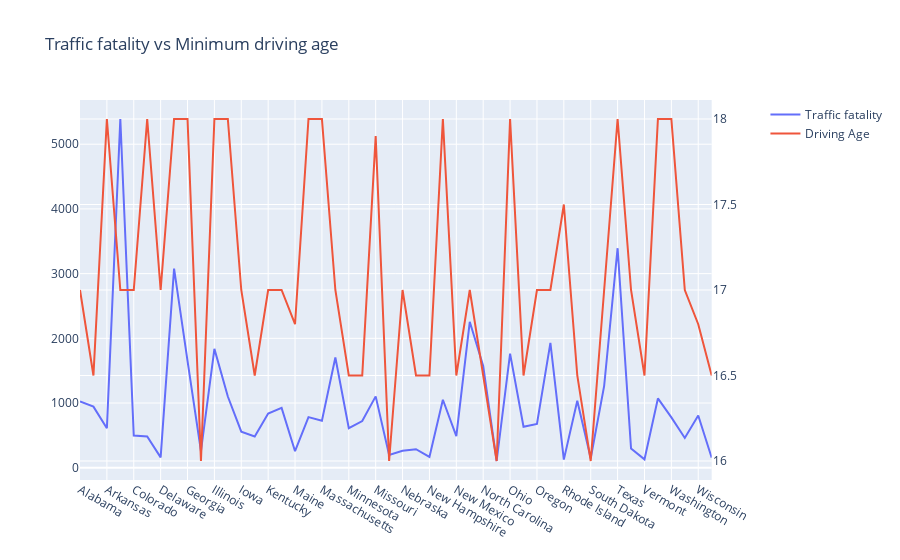

The notebook cell saved with this chart:
### Code cell
#Take 2


# Create figure with secondary y-axis
fig = make_subplots(specs=[[{"secondary_y": True}]])

# Add traces
fig.add_trace(
    go.Scatter(
        x=traffic["state"],
        y=traffic["allmort"],
        name="Traffic fatality"
    ),
    secondary_y=False,
)

fig.add_trace(
    go.Scatter(
        x=lage["state"],
        y=lage["DriverAgeLicense"],
        name="Driving Age"
    ),
    secondary_y=True,
)

# Add figure title
fig.update_layout(
    title_text="Traffic fatality vs Minimum driving age"
)

### Figure 1 — Plotly figure (JSON) as saved in the notebook; plotly's stock layout.template omitted (floating-point values rounded to 4 significant figures)
{"data": [{"name": "Traffic fatality", "type": "scatter", "x": ["Alabama", "Arizona", "Arkansas", "California", "Colorado", "Connecticut", "Delaware", "Florida", "Georgia", "Idaho", "Illinois", "Indiana", "Iowa", "Kansas", "Kentucky", "Louisiana", "Maine", "Maryland", "Massachusetts", "Michigan", "Minnesota", "Mississippi", "Missouri", "Montana", "Nebraska", "Nevada", "New Hampshire", "New Jersey", "New Mexico", "New York", "North Carolina", "North Dakota", "Ohio", "Oklahoma", "Oregon", "Pennsylvania", "Rhode Island", "South Carolina", "South Dakota", "Tennessee", "Texas", "Utah", "Vermont", "Virginia", "Washington", "West Virginia", "Wisconsin", "Wyoming"], "xaxis": "x", "y": [1023, 944, 610, 5390, 497, 484, 160, 3078, 1653, 257, 1837, 1101, 557, 483, 838, 925, 255, 782, 725, 1704, 612, 722, 1103, 198, 261, 286, 166, 1051, 487, 2255, 1573, 104, 1763, 634, 677, 1931, 125, 1034, 147, 1266, 3393, 297, 129, 1071, 778, 460, 807, 155], "yaxis": "y"}, {"name": "Driving Age", "type": "scatter", "x": ["Alabama", "Arizona", "Arkansas", "California", "Colorado", "Connecticut", "Delaware", "Florida", "Georgia", "Idaho", "Illinois", "Indiana", "Iowa", "Kansas", "Kentucky", "Louisiana", "Maine", "Maryland", "Massachusetts", "Michigan", "Minnesota", "Mississippi", "Missouri", "Montana", "Nebraska", "Nevada", "New Hampshire", "New Jersey", "New Mexico", "New York", "North Carolina", "North Dakota", "Ohio", "Oklahoma", "Oregon", "Pennsylvania", "Rhode Island", "South Carolina", "South Dakota", "Tennessee", "Texas", "Utah", "Vermont", "Virginia", "Washington", "West Virginia", "Wisconsin", "Wyoming"], "xaxis": "x", "y": [17, 16.5, 18, 17, 17, 18, 17, 18, 18, 16, 18, 18, 17, 16.5, 17, 17, 16.8, 18, 18, 17, 16.5, 16.5, 17.9, 16, 17, 16.5, 16.5, 18, 16.5, 17, 16.5, 16, 18, 16.5, 17, 17, 17.5, 16.5, 16, 17, 18, 17, 16.5, 18, 18, 17, 16.8, 16.5], "yaxis": "y2"}], "layout": {"title": {"text": "Traffic fatality vs Minimum driving age"}, "xaxis": {"anchor": "y", "domain": [0, 0.94]}, "yaxis": {"anchor": "x", "domain": [0, 1]}, "yaxis2": {"anchor": "x", "overlaying": "y", "side": "right"}}}
